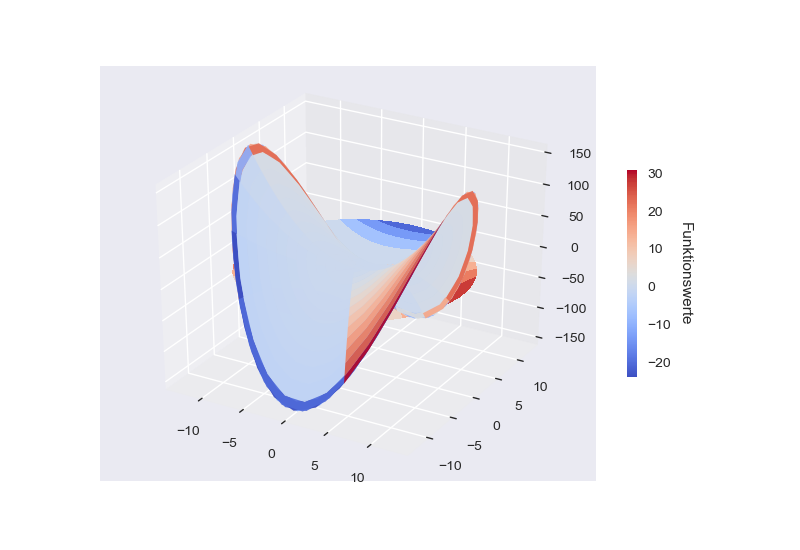

Source code (Python):
"""
Darstellung einer Funktion von zwei reellen Veränderlichen
als gefärbte Fläche und mit einer Darstellung mit Konturlinien
in der xy-Ebene.

Andere Funktion verwenden: die Berechnung der z-Werte anpassen
Und nicht vergessen, den Dateinamen für die Bitmap zu verändern!
"""
import matplotlib.pyplot as plt
from matplotlib import cm
from mpl_toolkits.mplot3d import Axes3D

import numpy as np

import functions as fun

fig = plt.figure()
ax = fig.add_subplot(111, projection='3d')

# Elliptisches/hyperbolisches Paraboloid
# Gitter in Zylinderkoordinaten
r = np.arange(0, 4.0*np.pi, 0.1)
t = np.arange(0, 8.0*np.pi, 0.2)
r, t = np.meshgrid(r, t)

# Kartesische Koordinaten
x = r*np.cos(t)
y = r*np.sin(t)
#z = fun.ellParaboloid(x, y)
z = fun.hypParaboloid(x, y)

# iso1 Aufgabe
#x = np.linspace(-4.0, 4.0, 1000)
#y = np.linspace(-8.0, 8.0, 1000)
#x, y = np.meshgrid(x, y)
#z = fun.iso1(x, y)

# iso2 Aufgabe
#x = np.linspace(0.0, 10.0, 500)
#y = np.linspace(-3.0, 3.0, 500)
#x, y = np.meshgrid(x, y)
#z = fun.iso2(x, y)

# Beispiel einer quadratischen Funktion aus der Vorlesung
#x = np.linspace(-8.0, 8.0, 1000)
#y = np.linspace(-8.0, 8.0, 1000)
#x, y = np.meshgrid(x, y)
#z = fun.quadFunction(x, y)

# imshow Beispiel
#n=200
#x = np.linspace(0, 1.0*np.pi, n)
#y = np.linspace(0, 2.0*np.pi, n)
#x, y = np.meshgrid(x, y)
#z = sinsin(x, y)

# Sombrero
#n = 2000
#x = np.linspace(-2.0, 2.0, n)
#y = np.linspace(-2.0, 2.0, n)
#x, y = np.meshgrid(x, y)
#r = np.sqrt(x*x + y*y)
#frequency = 6.0
#z = np.exp(-r) * np.cos(frequency*r)

# Rosenbrock-Banane
#n = 2000
#xmin = -2.0
#xmax = 2.0
#ymin = -1.0
#ymax = 3.0
#x = np.linspace(xmin, xmax, n)
#y = np.linspace(ymin, ymax, n)
#x, y = np.meshgrid(x, y)
#z = rosenbrock(x, y)


surf = ax.plot_surface(x, y, z,  
                alpha=0.9, 
                rstride=10, cstride=10, 
                linewidth=0.5,
                cmap=cm.coolwarm)

cbar = fig.colorbar(surf, shrink=0.5)

cset = ax.contourf(x, y, z, zdir='z',
                   cmap=cm.coolwarm,
                   offset=-1)
cbar.ax.get_yaxis().labelpad=15
cbar.ax.set_ylabel('Funktionswerte', rotation=270)

# Plot abspeichern
dpi = 100
quality = 100
plotfile = 'ColoredContour.png'

plt.savefig(plotfile, 
            dpi = dpi, quality=quality)

plt.show()